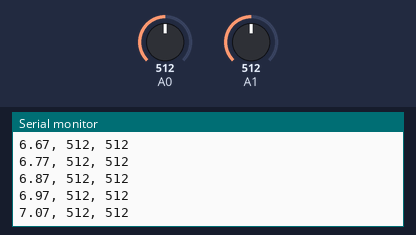
Bench run of a sketch on a simulated Arduino Uno, built with avr-gcc and run on an emulated ATmega328P. On the bench: the last lines printed to the serial monitor. The test bench sets the inputs (shaded band); at power-on: A0 = 512, A1 = 512.

Above: at 7.2 s.
7.3 s: A0 set to 11
At 7.38 s:
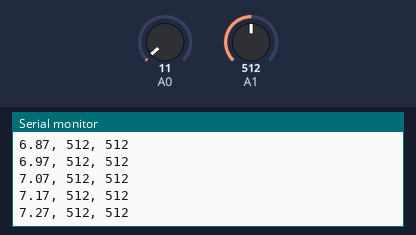
8.8 s: A0 set to 8
At 8.89 s:
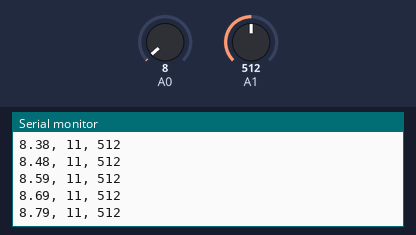
Timing chart, 0 to 11.3 s (numbered marks = the images above; inputs shaded):
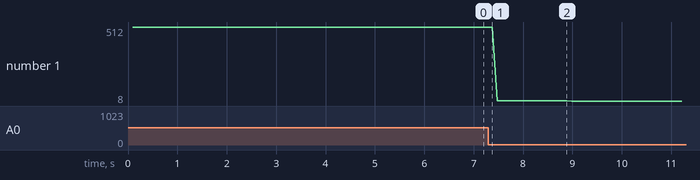

Measured:
- plotted number 1: 512 → 11 after the input at 7.3 s, 11 → 8 after the input at 8.8 s

The sketch:

Arduino_Signal.ino
```cpp
void setup() {
  Serial.begin(115200);
}

void loop() {
  float time = micros() / 1e6;
  int sensorValue1 = analogRead(A0);
  int sensorValue2 = analogRead(A1);
  delay(100);

  Serial.print(time);
  Serial.print(", ");
  Serial.print(sensorValue1);
  Serial.print(", ");
  Serial.println(sensorValue2);

}
```
